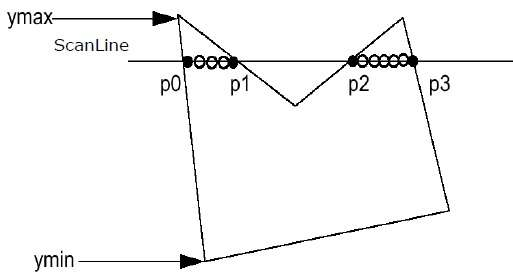
#> input picture images/scan_line_algorithm.jpg, 513 x 274 px
$ python dither_class.py images/scan_line_algorithm.jpg
#> lines starting #> are read from the running program, lines starting #| are printed output that depends on the picture; after the words box and inside, x2 and y2 are one past the last pixel; in counts of white or black regions, pixels touching at a corner belong together
# Based on https://scipython.com/blog/floyd-steinberg-dithering/

import numpy as np
from PIL import Image

from argparse import ArgumentParser

class Dither():
    def __init__(self, factor=1, algorithm="fs", nc=2):
        self.factor = factor
        self.algorithm = algorithm
        self.nc = nc
        self.func = self.get_func(self.algorithm)

    def get_func(self, algorithm):
        """
        Get the function corresponding to the algorithm.
        """
        if algorithm == "fs":
            return self.floyd_steinberg_dither
        elif algorithm == "SimplePalette":
            return self.simple_palette_reduce
        else:
            raise ValueError("Invalid algorithm")

    def apply_threshold(self, value):
        """
        Get the "closest" colour to VALUE in the range [0,1] per channel divided
        into nc values.
        """
        return np.round(value * (self.nc - 1)) / (self.nc - 1)

    def floyd_steinberg_dither(self, img):
        """
        Floyd-Steinberg dither the image img into a palette with nc colours per channel.
        """
        arr = np.array(img, dtype=float) / 255

        width, height = img.size

        for ir in range(height):
            for ic in range(width):
                # need to copy here for RGB arrays otherwise err will be (0,0,0)!
                old_val = arr[ir, ic].copy()
                new_val = self.apply_threshold(old_val)
                arr[ir, ic] = new_val
                err = old_val - new_val
                if ic < width - 1:
                    arr[ir, ic+1] += err * 7/16
                if ir < height - 1:
                    if ic > 0:
                        arr[ir+1, ic-1] += err * 3/16

                    arr[ir+1, ic] += err * 5/16

                    if ic < width - 1:
                        arr[ir+1, ic+1] += err / 16

        max_val = np.max(arr, axis=(0,1))
        if np.any(max_val > 0):
            arr /= max_val
        carr = np.array(arr * 255, dtype=np.uint8)

        return Image.fromarray(carr)

    def simple_palette_reduce(self, img):
        """Simple palette reduction without dithering."""
        arr = np.array(img, dtype=float) / 255
        arr = self.apply_threshold(arr)

        carr = np.array(arr/np.max(arr) * 255, dtype=np.uint8)
        return Image.fromarray(carr)

    def rescale_image(self, img):
        """
        Rescale the image by the factor.
        """
        return img.resize((int(img.size[0] * self.factor), int(img.size[1] * self.factor)))

    def apply_dithering(self, img):
        """
        Apply the dithering algorithm to the image.
        First rescale the image, then apply the dithering algorithm, and finally
        resize the image back to the original size.
        """
        img = self.rescale_image(img)
        img = self.func(img)
        return img

def main():
    parser = ArgumentParser(description="Image dithering")
    parser.add_argument("image_path", help="input image location")
    parser.add_argument("-o", help="output image location")
    args = parser.parse_args()

    # dither = Dither(factor=0.5, algorithm="SimplePalette", nc=2)
    dither = Dither(factor=0.1, algorithm="fs", nc=2)
    img = Image.open(args.image_path)
#> img is the input picture: PIL image 513x274 RGB; mean R, G, B 246, 246, 246
    img = dither.apply_dithering(img)
#> in rescale_image, `return img.resize((int(img.size[0] * self.factor), int(img.size[1] * s..`:
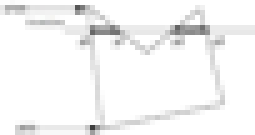
#> returned value: PIL image 51x27 RGB (shown 5 times larger); mean R, G, B 245.5, 245.5, 245.5
#> after the loop in floyd_steinberg_dither, `for ir in range(height):`:
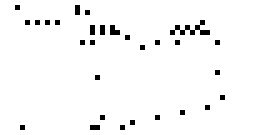
#> arr: shape (27, 51, 3) float64 (shown 5 times larger); values 0 (black) and 1 (white), 96.9% white; black in thin lines or dots, all inside (x1, y1, x2, y2) = (3, 1, 45, 26)
#> in floyd_steinberg_dither, `max_val = np.max(arr, axis=(0,1))`: max_val = [1, 1, 1]
    if args.o:
        img.save(args.o)
    else:
        img.show()


if __name__ == "__main__":
    main()
    """
    # Example usage, to dither an image and save it to output.png:
    # python dither_class.py -o output.png input.png
    #
    # Example usage to dither an image and display it:
    # python dither_class.py input.png
    """
